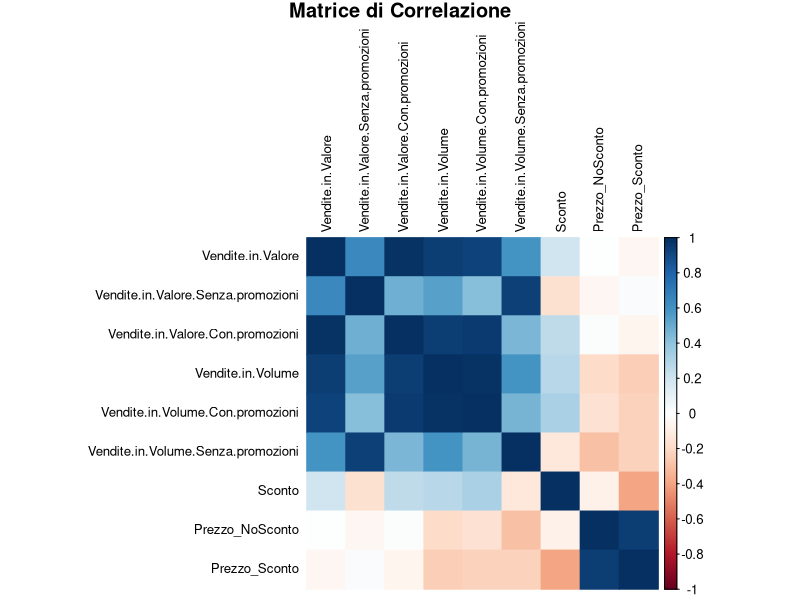
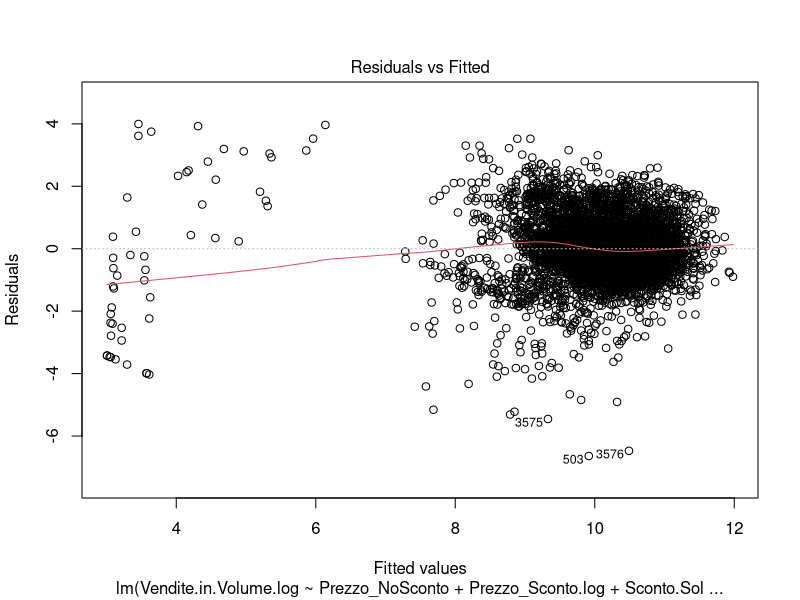
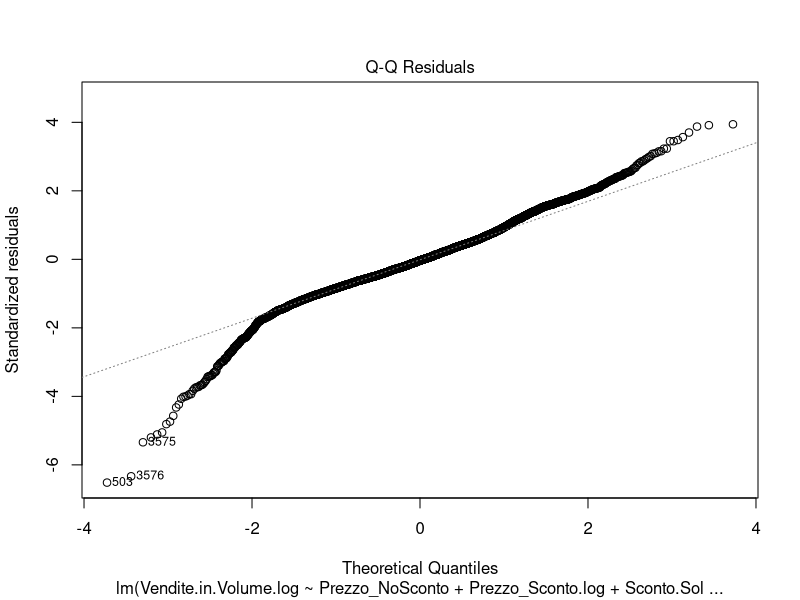
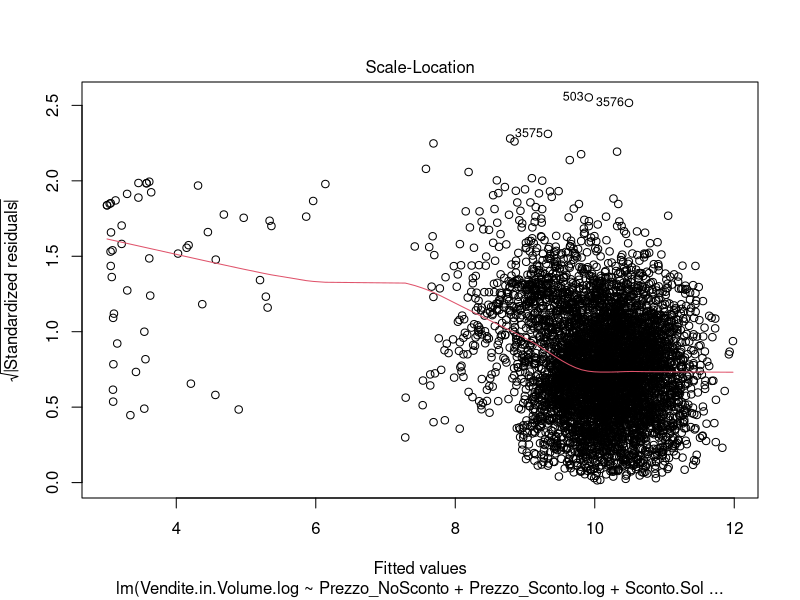
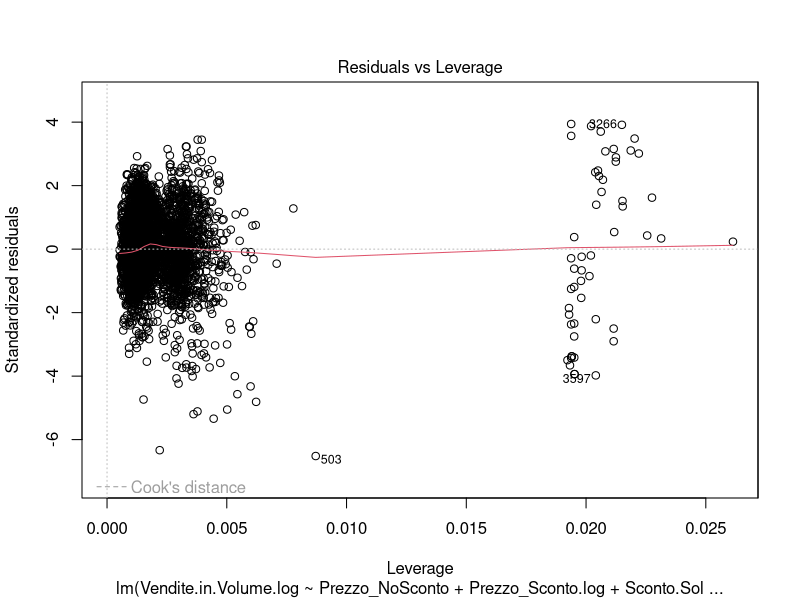
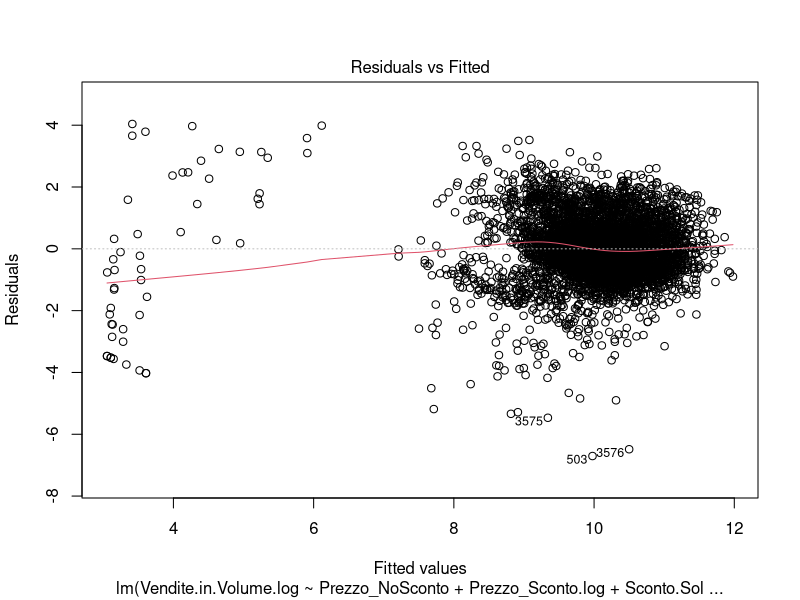
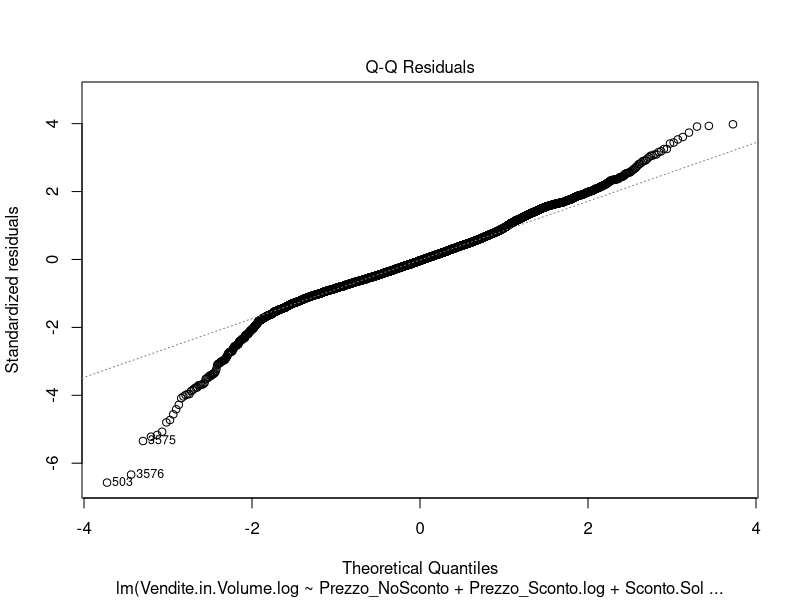
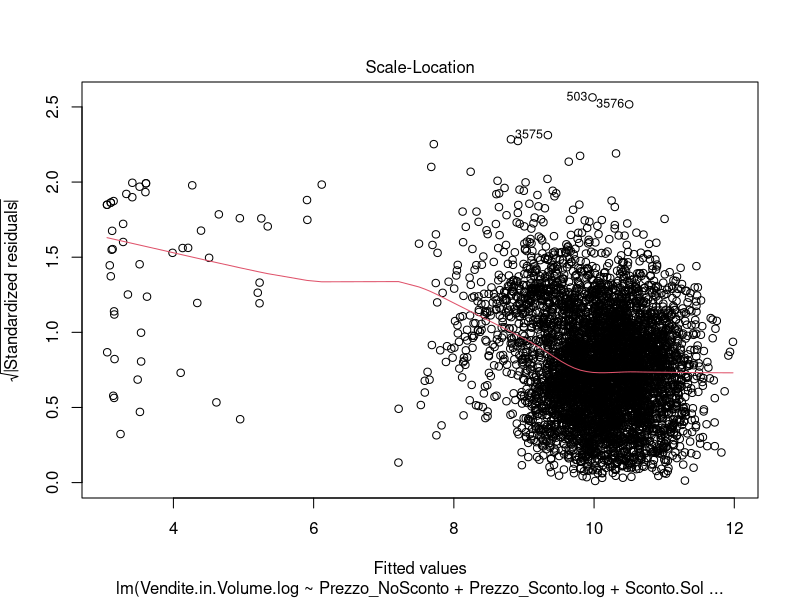

Source code (R) for these figures, in order:
# Libraries -------------------------------------------------------------------
library(dplyr)
library(zoo)
library(ggplot2)
library(broom)
library(corrplot)
library(insight)
library(lattice)
library(lme4)
library(lubridate)


# Creating Dataset for Regression -------------------------------------------------------------------

data <- read.csv('./Datasets/top20_products.csv')

data$Time <- ymd(data$Time)
data$Year <- year(data$Time)
data$Month <- month(data$Time)
data <- data %>%
  mutate_at(vars(8:38), as.factor)

colnames(data)[colnames(data) == "Vendite.in.Valore.Solo.Special.Pack"] <- "Sconto.Solo.Special.Pack"
colnames(data)[colnames(data) == "Vendite.in.Valore.Solo.Volantino"] <- "Sconto.Solo.Volantino"
colnames(data)[colnames(data) == "Vendite.in.Valore.Solo.Display"] <- "Sconto.Solo.Display"
colnames(data)[colnames(data) == "Vendite.in.Valore.Solo.Riduzione.Prezzo"] <- "Sconto.Solo.Riduzione.Prezzo"
colnames(data)[colnames(data) == "Vendite.in.Valore.Solo.Sconto.Loyalty"] <- "Sconto.Solo.Loyalty"
# we do the regression using only these types of discounts 
data[, 13:38] <- NULL

data$Prezzo_NoSconto <- data$Vendite.in.Valore.Senza.promozioni / data$Vendite.in.Volume.Senza.promozioni
data$Prezzo_Sconto <- data$Vendite.in.Valore.Con.promozioni / data$Vendite.in.Volume.Con.promozioni
data <- data %>%
  mutate(Prezzo_Sconto = ifelse(is.na(Prezzo_Sconto), Prezzo_NoSconto, Prezzo_Sconto))

# add column for Holidays
easter_dates <- as.Date(c("2019-04-21", "2020-04-12", "2021-04-04", "2022-04-17", "2023-04-09", "2024-03-31"))
christmas_periods <- seq.Date(from = as.Date("2019-12-20"), to = as.Date("2024-01-06"), by = "year")

is_easter_period <- function(date) {
  any(sapply(easter_dates, function(easter) abs(as.numeric(difftime(date, easter, units = "days"))) <= 7))
}

is_christmas_period <- function(date) {
  any(sapply(christmas_periods, function(christmas) {
    christmas_start <- as.Date(format(christmas, "%Y-12-20"))
    christmas_end <- as.Date(format(christmas + 17, "%Y-%m-%d")) # Natale fino a 6 Gennaio
    date >= christmas_start & date <= christmas_end
  }))
}

data <- data %>%
  mutate(is_holiday = ifelse(sapply(Time, function(date) is_easter_period(date) | is_christmas_period(date)), 1, 0))


# add a column for Summer
is_summer_period <- function(date) {
  year <- year(date)
  summer_start <- as.Date(paste0(year, "-06-21"))
  summer_end <- as.Date(paste0(year, "-09-23"))
  date >= summer_start & date <= summer_end
}

data <- data %>%
  mutate(is_summer = ifelse(sapply(Time, is_summer_period), 1, 0))

data <- data %>%
  mutate_at(vars(21:22), as.factor)


# Correlation plot -------------------------------------------------------------------

numeric_vars <- data[, -c(17,18)] %>% select_if(is.numeric)
cor_matrix <- cor(numeric_vars, use = "complete.obs")
corrplot(cor_matrix, method = 'color', type = 'full', 
         tl.col = "black", tl.cex = 0.8,
         title = "Matrice di Correlazione", mar = c(0, 0, 1, 0))

rm(numeric_vars)

# Linear regression for Volume Sales -------------------------------------------------------------------

# log of the response (look at the histogram)
data <- data %>%
  mutate(Vendite.in.Volume.log = log(Vendite.in.Volume),
         Prezzo_Sconto.log = log(Prezzo_Sconto))

model.0 <- lm(Vendite.in.Volume.log ~ Prezzo_NoSconto + Prezzo_Sconto.log +
                  Sconto.Solo.Special.Pack + Sconto.Solo.Volantino + 
                  Sconto.Solo.Display + Sconto.Solo.Riduzione.Prezzo + 
                  Sconto.Solo.Loyalty + is_holiday + is_summer + Month + Year,
              data = data)
summary(model.0) # 0.4482
# the model is significative, even if the R_adj is not really high

model.1 <- lm(Vendite.in.Volume.log ~ Prezzo_NoSconto + Prezzo_Sconto.log +
                Sconto.Solo.Special.Pack + Sconto.Solo.Volantino + 
                Sconto.Solo.Display + Sconto.Solo.Riduzione.Prezzo + 
                is_holiday + is_summer + Month + Year, data = data)
summary(model.1) # 0.4475 


model.2 <- lm(Vendite.in.Volume.log ~ Prezzo_NoSconto + Prezzo_Sconto.log +
                Sconto.Solo.Volantino + 
                Sconto.Solo.Display + Sconto.Solo.Riduzione.Prezzo + 
                is_holiday + is_summer + Month + Year, data = data)
summary(model.2) # 0.4465 

plot(model.2)


model.3 <- lm(Vendite.in.Volume.log ~ Prezzo_NoSconto + Prezzo_Sconto.log +
                Sconto.Solo.Volantino + 
                Sconto.Solo.Display + Sconto.Solo.Riduzione.Prezzo + 
                is_holiday + is_summer + Year, data = data)
summary(model.3)  # 0.4454

plot(model.3)


model.4 <- lm(Vendite.in.Volume.log ~ Prezzo_NoSconto + Prezzo_Sconto.log +
                Sconto.Solo.Volantino + 
                Sconto.Solo.Display + Sconto.Solo.Riduzione.Prezzo + 
                is_summer + Year, data = data)
summary(model.4) # 0.443
plot(model.4)

# vanno sicuramente tolte delle osservazioni outlier / leverage


# Prediction

predicted_vols <- predict(model.4, data)
data$Predicted.Volumes.log <- predicted_vols

data <- data %>%
  mutate(Predicted.Volumes = exp(Predicted.Volumes.log))


data.brand <- data[which(data$Brand == 'BECK S'),]
ggplot(data.brand, aes(x = Time)) + 
  geom_point(aes(y = Vendite.in.Volume, color = "Actual Volumes"), cex = .7) + 
  geom_point(aes(y = Predicted.Volumes, color = "Predicted Volumes"), cex = .7) + 
  labs(title = "Actual Volumes vs. Predicted", x = "Time", y = "Volumes") +
  scale_color_manual(values = c("Actual Volumes" = "blue", "Predicted Volumes" = "red")) +
  theme_minimal()


# Linear Mixed Model for Volume Sales (Brand) -------------------------------------------------------------------

ggplot(data = data, aes(x = as.factor(Product), y = Vendite.in.Volume, fill = as.factor(Product))) +
  geom_boxplot() +
  labs(x = 'Brand', y = 'Volumes') +
  ggtitle('Boxplot of Volume Sales among Brands') +
  theme_minimal() +
  theme(axis.text = element_text(size=rel(0.2)), axis.title = element_text(size=rel(1)),
        plot.title = element_text(face="bold", size=rel(1.75)), legend.text = element_text(size=rel(1.15)),
        legend.position = 'none')

ggplot(data = data, aes(x = as.factor(Brand), y = Vendite.in.Volume, fill = as.factor(Brand))) +
  geom_boxplot() +
  labs(x = 'Brand', y = 'Volumes') +
  ggtitle('Boxplot of Volume Sales among Brands') +
  theme_minimal() +
  theme(axis.text = element_text(size=rel(0.2)), axis.title = element_text(size=rel(1)),
        plot.title = element_text(face="bold", size=rel(1.75)), legend.text = element_text(size=rel(1.15)),
        legend.position = 'none')

boxplot(model.4$residuals ~ data$Product, col = 'orange', xlab = 'Brand', ylab = 'Residuals')
boxplot(model.4$residuals ~ data$Brand, col = 'orange', xlab = 'Brand', ylab = 'Residuals')
# residuals differ a lot across brands and products

# random intercept
lmm.0 = lmer(Vendite.in.Volume.log ~ Prezzo_NoSconto + Prezzo_Sconto.log +
               Sconto.Solo.Volantino + 
               Sconto.Solo.Display + Sconto.Solo.Riduzione.Prezzo + 
               is_summer + (1 |Brand), data = data)
summary(lmm.0)

# fixed effects and 95% CIs
confint(lmm.0, oldNames=TRUE)
fixef(lmm.0)

# random effects: b_0i
ranef(lmm.0)

# random intercepts and fixed slopes: (beta_0+b_0i, beta_1, beta_2, beta_3)
coef(lmm.0)
head(coef(lmm.0)$Brand)

# let's plot all the regression lines
plot(data$Prezzo_NoSconto, data$Vendite.in.Volume.log, col = 'grey',
     main = 'Data and regression lines')          
for(i in 1:12){
  abline(coef(lmm.0)$Brand[i,1], coef(lmm.0)$Brand[i,2])
}



# Diagnostic plots 
# 1) Assessing Assumption on the within-group errors
plot(lmm.0)

qqnorm(resid(lmm.0))
qqline(resid(lmm.0), col='red', lwd=2)

# 2) Assessing Assumption on the Random Effects
qqnorm(unlist(ranef(lmm.0)$Brand), main='Normal Q-Q Plot - Random Effects for Brand')
qqline(unlist(ranef(lmm.0)$Brand), col='red', lwd=2)


# Prediction
predict_re <- predict(lmm.0)
head(predict_re)


# random slope
lmm.1 = lmer(Vendite.in.Volume.log ~ Prezzo_NoSconto + Prezzo_Sconto.log +
               Sconto.Solo.Volantino + 
               Sconto.Solo.Display + Sconto.Solo.Riduzione.Prezzo + 
               is_summer + (1 + Prezzo_NoSconto|Brand), data = data)
summary(lmm.1)

confint(lmm.1, oldNames=TRUE)

# Fixed effects: (beta_0, beta_1, beta_2, beta_3)
fixef(lmm.1)

# Random effects: (b_0i, b_3i) 
ranef(lmm.1)
head(ranef(lmm.1)$Brand)

dotplot(ranef(lmm.1))

# Random intercepts and slopes: (beta_0+b_0i, beta_1, beta_2+b_2i)
coef(lmm.1)
head(coef(lmm.1)$Brand)

# Let's plot all the regression lines

plot(data$Prezzo_NoSconto, data$Vendite.in.Volume.log, col='blue',
     xlab='escs', ylab='achievement',main='Data and regression lines for females')
for(i in 1:12){
  abline(coef(lmm.1)$Brand[i,1], coef(lmm.1)$Brand[i,2])
}

# Diagnostic plots 
# 1) Assessing Assumption on the within-group errors
plot(lmm.1)

qqnorm(resid(lmm.1))
qqline(resid(lmm.1), col='red', lwd=2)

# 2) Assessing Assumption on the Random Effects
qqnorm(unlist(ranef(lmm.1)$Brand[1]), main='Normal Q-Q Plot - Random Effects on Intercept')
qqline(unlist(ranef(lmm.1)$Brand[1]), col='red', lwd=2)
qqnorm(unlist(ranef(lmm.1)$Brand[2]), main='Normal Q-Q Plot - Random Effects on escs')
qqline(unlist(ranef(lmm.1)$Brand[2]), col='red', lwd=2)

plot(ranef(lmm.1))


# Comparing models 
anova(lmm.0, lmm.1)

# the p-value for the test is essentially zero -> we prefer lmm.1



# random intercept
lmm.00 = lmer(Vendite.in.Volume.log ~ Prezzo_NoSconto + Prezzo_Sconto.log +
               Sconto.Solo.Volantino + 
               Sconto.Solo.Display + Sconto.Solo.Riduzione.Prezzo + 
               is_summer + (1 |Product), data = data)
summary(lmm.00)

# fixed effects and 95% CIs
confint(lmm.00, oldNames=TRUE)
fixef(lmm.00)

# random effects: b_0i
ranef(lmm.00)

# random intercepts and fixed slopes: (beta_0+b_0i, beta_1, beta_2, beta_3)
coef(lmm.00)
head(coef(lmm.00)$Product)

# let's plot all the regression lines
plot(data$Prezzo_NoSconto, data$Vendite.in.Volume.log, col = 'grey',
     main = 'Data and regression lines')          
for(i in 1:12){
  abline(coef(lmm.00)$Product[i,1], coef(lmm.00)$Product[i,2])
}

# Diagnostic plots 
# 1) Assessing Assumption on the within-group errors
plot(lmm.00)

qqnorm(resid(lmm.00))
qqline(resid(lmm.00), col='red', lwd=2)

# 2) Assessing Assumption on the Random Effects
qqnorm(unlist(ranef(lmm.00)$Product), main='Normal Q-Q Plot - Random Effects for Brand')
qqline(unlist(ranef(lmm.00)$Product), col='red', lwd=2)


# Prediction
predict_re <- predict(lmm.00)
head(predict_re)


# random slope
lmm.11 = lmer(Vendite.in.Volume.log ~ Prezzo_NoSconto + Prezzo_Sconto.log +
               Sconto.Solo.Volantino + 
               Sconto.Solo.Display + Sconto.Solo.Riduzione.Prezzo + 
               is_summer + (1 + Prezzo_NoSconto|Product), data = data)
summary(lmm.11)

confint(lmm.11, oldNames=TRUE)

# Fixed effects: (beta_0, beta_1, beta_2, beta_3)
fixef(lmm.11)

# Random effects: (b_0i, b_3i) 
ranef(lmm.11)
head(ranef(lmm.11)$Product)

dotplot(ranef(lmm.11))

# Random intercepts and slopes: (beta_0+b_0i, beta_1, beta_2+b_2i)
coef(lmm.11)
head(coef(lmm.11)$Product)

# Let's plot all the regression lines

plot(data$Prezzo_NoSconto, data$Vendite.in.Volume.log, col = 'blue', main = 'Data and regression lines for females')
for(i in 1:12){
  abline(coef(lmm.11)$Product[i,1], coef(lmm.11)$Product[i,2])
}

# Diagnostic plots 
# 1) Assessing Assumption on the within-group errors
plot(lmm.11)

qqnorm(resid(lmm.11))
qqline(resid(lmm.11), col='red', lwd=2)

# 2) Assessing Assumption on the Random Effects
qqnorm(unlist(ranef(lmm.11)$Product[1]), main='Normal Q-Q Plot - Random Effects on Intercept')
qqline(unlist(ranef(lmm.11)$Product[1]), col='red', lwd=2)
qqnorm(unlist(ranef(lmm.11)$Product[2]), main='Normal Q-Q Plot - Random Effects on escs')
qqline(unlist(ranef(lmm.11)$Product[2]), col='red', lwd=2)

plot(ranef(lmm.11))


# Comparing models 
anova(lmm.00, lmm.11)
# the p-value for the test is essentially zero -> we prefer lmm.1
